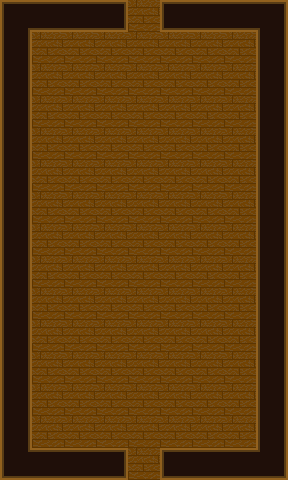

Below is a game level as drawn by its tile map, then a one-line description and the .tmx file that defines it, in full:
An orthogonal 9x15 tile map with 32x32 px tiles, 1 tile layer (floor).

<map version="1.8" tiledversion="1.8.4" orientation="orthogonal" renderorder="right-down" width="9" height="15" tilewidth="32" tileheight="32" infinite="0" nextlayerid="2" nextobjectid="1">
 <tileset firstgid="1" name="atlas" tilewidth="32" tileheight="32" tilecount="144" columns="12">
  <image source="../rooms/atlas.png" width="384" height="384" />
  <tile id="1">
   <properties>
    <property name="collidable" type="bool" value="true" />
    <property name="key" value="w" />
   </properties>
  </tile>
  <tile id="60">
   <properties>
    <property name="collidable" type="bool" value="true" />
    <property name="key" value="w" />
   </properties>
  </tile>
  <tile id="72">
   <properties>
    <property name="collidable" type="bool" value="true" />
    <property name="key" value="w" />
   </properties>
  </tile>
  <tile id="84">
   <properties>
    <property name="key" value="x" />
   </properties>
  </tile>
  <tile id="96">
   <properties>
    <property name="key" value="x" />
   </properties>
  </tile>
  <tile id="108">
   <properties>
    <property name="key" value="x" />
   </properties>
  </tile>
  <tile id="120">
   <properties>
    <property name="key" value="f" />
   </properties>
  </tile>
 </tileset>
 <layer id="1" name="floor" width="9" height="15">
  <data encoding="csv">
3221225533,2684354633,2684354633,1610612738,121,2684354562,2684354633,2684354633,1610612797,
73,121,121,121,121,121,121,121,73,
73,121,121,121,121,121,121,121,73,
73,121,121,121,121,121,121,121,73,
73,121,121,121,121,121,121,121,73,
73,121,121,121,121,121,121,121,73,
73,121,121,121,121,121,121,121,73,
73,121,121,121,121,121,121,121,73,
73,121,121,121,121,121,121,121,73,
73,121,121,121,121,121,121,121,73,
73,121,121,121,121,121,121,121,73,
73,121,121,121,121,121,121,121,73,
73,121,121,121,121,121,121,121,73,
73,121,121,121,121,121,121,121,73,
2684354621,2684354633,2684354633,1610612738,121,2684354562,2684354633,2684354633,61
</data>
 </layer>
</map>